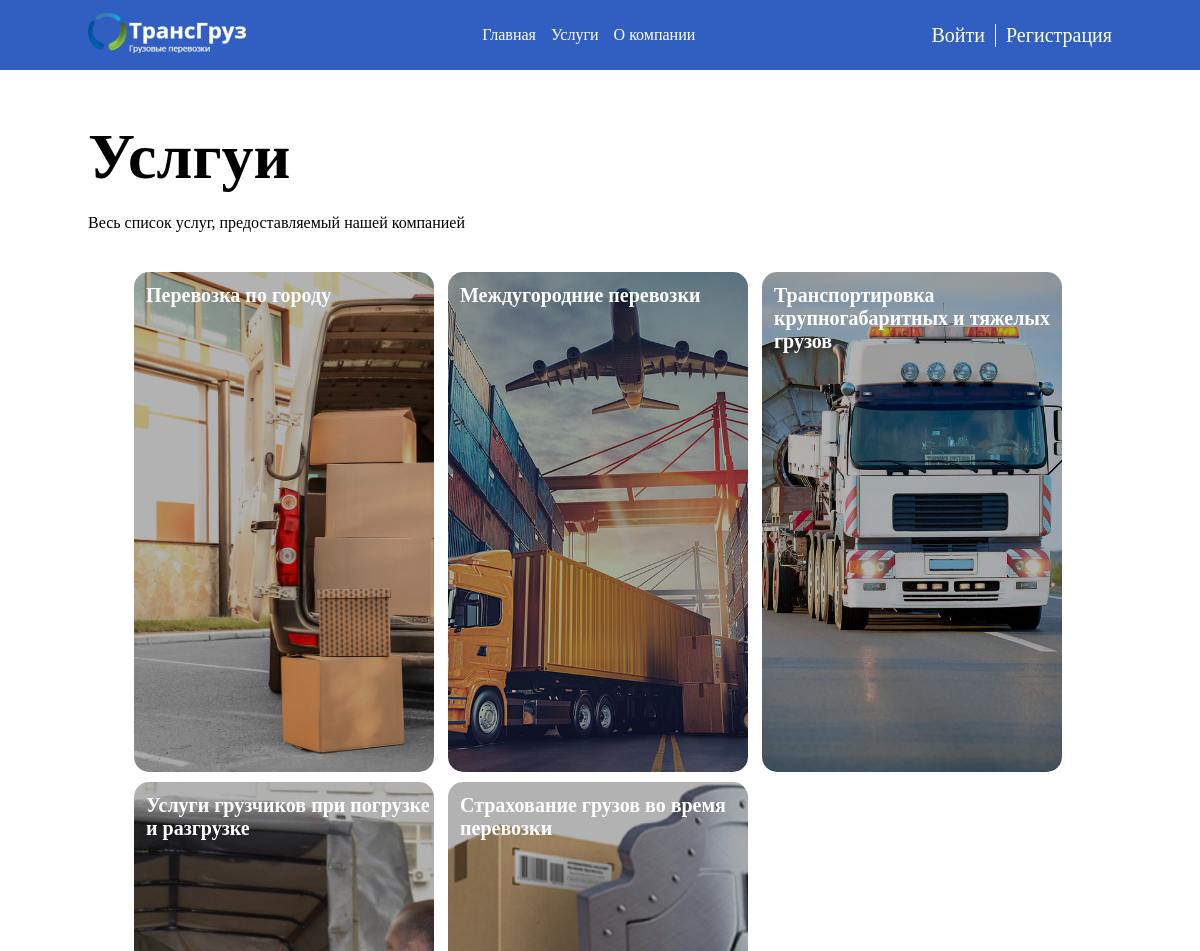
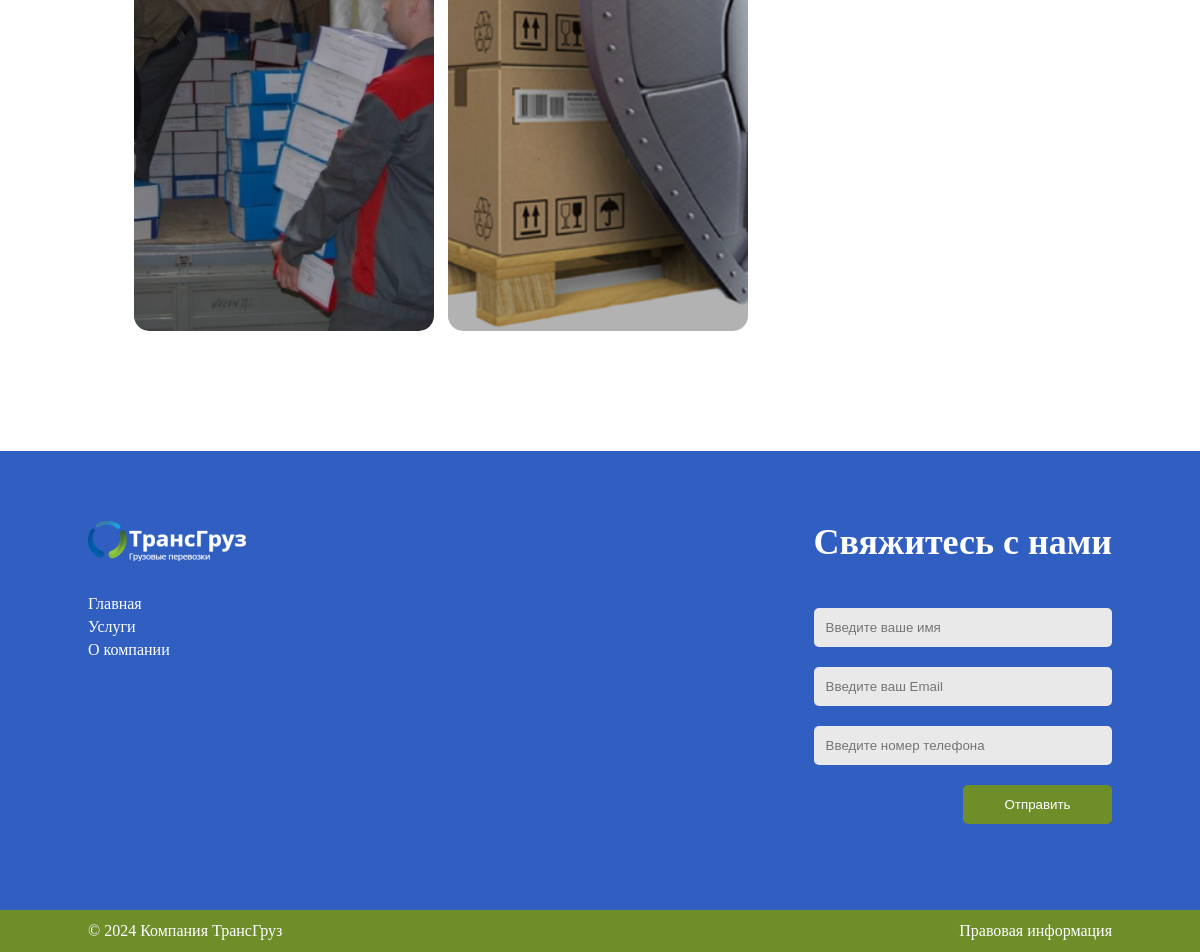
Page /services/ on the committed database (2 pictures, top to bottom).
### transportation/models.py (models this page shows, shortened)
class Menu(models.Model):
    name = models.CharField(max_length=60, verbose_name='Название')
    link = models.CharField(max_length=255, verbose_name='Ссылка')
    class Meta:
        verbose_name = 'Меню'
        verbose_name_plural = 'Меню'

class Cards_orders(models.Model):
    title = models.CharField(max_length=255, verbose_name='Название')
    short_description = models.CharField(max_length=255, blank=True, verbose_name='Краткое описание')
    full_description = models.TextField(blank=True, verbose_name='Полное описание')
    image_card = models.ImageField(upload_to='transporations/images/', verbose_name='Изображение')
    slug = models.SlugField(max_length=255, db_index=True, unique=True)
    class Meta:
        verbose_name = 'Карточка закоза'
        verbose_name_plural = 'Карточки закозов'
    def get_absolute_url(self):
        return reverse('service', kwargs={'name': self.slug})

### transportation/views.py (the view)
# urls.py: path('services/', views.services, name='services'),
def services(request):
    card_items = Cards_orders.objects.all()
    data = {
        'title': 'Услуги',
        'card_items': card_items,
        'menu_items': menu_items,
        'page_des': pages[0],
        'dt': dt
    }
    return render(request, "transportations/services.html", context=data)

### transportation/templates/transportations/services.html (shortened to what this page needs)
{% extends 'base.html' %}
{% load static %}
{% block services-path %}
    <div class="main-page-wrapper">
        <div class="centring">
            {% include 'include/description-page.html' %}
            <div class="grid-list-card">
                {% for i in card_items %}
                    <div class="card">
                        <a href="{{ i.get_absolute_url }}" class="link-card">
                            <div class="media-card">
                                <h3 class="title-card">{{ i.title }}</h3>
                                <img src="{{ i.image_card.url }}" alt="" class="image-card">
                            </div>
                        </a>
                    </div>
                {% endfor %}
            </div>
        </div>
    </div>
{% endblock %}

### templates/base.html (shortened to what this page needs)
{% load static %}
<!DOCTYPE html>
<html lang="ru">
<head>
    <link rel="stylesheet" href="{% static 'transporations/style/index.css' %}">
    <link rel="stylesheet" href="{% static 'transporations/style/service.css' %}">
    <link rel="stylesheet" href="{% static 'transporations/style/company.css' %}">
    <link rel="stylesheet" href="{% static 'transporations/style/services.css' %}">
</head>
<body>
    <header class="header">
        <div class="top-header-wrapper">
            <div class="centring">
                <div class="top-header">
                    <div class="logo">
                        <a href="{% url 'home' %}"><img src="{% static 'transporations/images/logoza 1.png' %}"
                                                     alt="logo"></a>
                    </div>
                    <nav class="menu">
                        <ul class="list-menu">
                            {% for i in menu_items %}
                                <li class="list-item-menu">
                                    <a href="{% url i.link %}" class="link-menu">{{ i.name }}</a>
                                </li>
                            {% endfor %}
                        </ul>
                    </nav>
                    <div class="users-block">
                        {% if user.is_authenticated %}
                            {% if user.is_superuser %}
                                <a href="{% url 'admin:index' %}">{{ user.username }}</a>
                            {% else %}
                                <a href="{% url 'users:profile' %}">{{ user.username }}</a>
                            {% endif %}
                            <a href="{% url 'users:logout_user' %}">Выйти</a>
                        {% else %}
                            <a href="{% url 'users:login_user' %}">Войти</a>
                            <a href="{% url 'users:register_user' %}">Регистрация</a>
                        {% endif %}
                    </div>
                </div>
            </div>
        </div>
    </header>
    {% block services-path %}
    {% endblock %}
    <footer class="footer">
        <div class="footer-top-wrapper">
            <div class="centring">
                <div class="footer-top">
                    <div class="footer-left">
                        <div class="logo-footer">
                            <a href="{% url 'home' %}"><img src="{% static 'transporations/images/logoza 1.png' %}" alt="logo"></a>
                        </div>
                        <ul class="list-menu-footer">
                            {% for i in menu_items %}
                                <li class="item-list-menu">
                                    <a href="{% url i.link %}" class="link-menu">{{ i.name }}</a>
                                </li>
                            {% endfor %}
                        </ul>
                    </div>
                    <div class="footer-right">
                        <h3 class="title-block-form">Свяжитесь с нами</h3>
                        <div class="block-form" id="contact-form">
                            <form action="/success/" id="form" method="POST">
                                <input type="text" placeholder="Введите ваше имя" name="name">
                                <input type="email" placeholder="Введите ваш Email" name="email">
                                <input type="tel" placeholder="Введите номер телефона" name="tel">
                                <button type="submit">Отправить</button>
                            </form>
                        </div>
                    </div>
                </div>
            </div>
        </div>
        <div class="footer-bottom-wrapper">
            <div class="centring">
                <div class="footer-bottom">
                    <div class="company">© {{ dt.year }} Компания ТрансГруз</div>
                    <a href="{% url 'company' %}" class="info">Правовая информация</a>
                </div>
            </div>
        </div>
    </footer>
</body>
</html>

### transportation/static/transporations/style/index.css (style rules this page uses)
* { margin: 0; padding: 0; box-sizing: border-box; }
:root { --blue: #315FC1; --green: #6E8E2A; --white: #fff; --black: #000; --light-gray: #D9D9D9; --gray: #E9E9E9; --fz-title-parth: 4rem; --fz-very-big: 3rem; --fz-big: 2.25rem; --fz-normal: 1rem; --fw-regular: 400; --fw-bold: 700; }
html { height: 100%; }
body { display: grid; grid-template-rows: auto 1fr auto; height: 100%; }
a { color: inherit; text-decoration: none; }
button { cursor: pointer; }
input, button, textarea { border: none; outline: none; background: none; }
ul { list-style: none; }
.centring { max-width: 1274px; width: 100%; height: 100%; margin: 0 auto; }
.top-header-wrapper { background-color: var(--blue); padding: 13px 0; position: fixed; top: 0; left: 0; width: 100%; z-index: 1000; }
.top-header { display: flex; justify-content: space-between; align-items: center; color: var(--white); }
.list-menu { display: grid; grid-auto-flow: column; grid-gap: 15px; }
.card { position: relative; }
.link-card img { border-radius: 15px; transition: 0.3s; }
.title-card, .text-block-card { position: absolute; z-index: 2; }
.title-card { color: var(--white); font-size: 1.25rem; font-weight: var(--fw-bold); left: 12px; top: 12px; width: 100%; }
.media-card { max-width: 300px; width: 100%; height: 500px; overflow: hidden; border-radius: 15px; position: relative; }
.media-card img { width: 100%; height: 100%; object-fit: cover; }
.media-card::after { content: ""; position: absolute; top: 0; left: 0; width: 100%; height: 100%; background: rgba(0, 0, 0, 0.3); z-index: 1; }
.footer { background: var(--blue); margin-top: 120px; color: var(--white); padding-top: 70px; }
.footer-top { display: flex; justify-content: space-between; }
.list-menu-footer { margin-top: 30px; }
.item-list-menu:not(:first-child) { margin-top: 5px; }
.footer-right { max-width: 363px; }
.title-block-form { text-align: right; font-size: var(--fz-big); font-weight: var(--fw-bold); }
.block-form form { display: flex; flex-direction: column; align-items: end; margin-top: 25px; }
.block-form input { padding: 12px; background: var(--gray); border-radius: 5px; width: 100%; }
.block-form input:not(:first-child) { margin-top: 20px; }
.block-form button { padding: 12px 32px; color: var(--white); background: var(--green); margin-top: 20px; width: 9.3125rem; border-radius: 5px; }
.footer-bottom-wrapper { margin-top: 86px; background: var(--green); }
.footer-bottom { display: flex; justify-content: space-between; padding: 12px 0; }
.users-block { display: flex; }
.users-block a { font-size: 20px; }
.users-block a:first-child { padding-right: 10px; border-right: 1px solid #fff; }
.users-block a:last-child { padding-left: 10px; }
@media screen and (max-width: 1300px) { .centring { max-width: 1024px; } }

### transportation/static/transporations/style/services.css (style rules this page uses)
.main-page-wrapper { margin-top: 120px; }
.grid-list-card { display: grid; grid-template-columns: repeat(4, 1fr); grid-row-gap: 10px; margin-top: 40px; justify-content: center; }
@media screen and (max-width: 1300px) { .grid-list-card { grid-template-columns: repeat(3, 304px); grid-gap: 10px; } }

### rows in the picture
Menu: name "Главная"
Menu: name "Услуги"
Menu: name "О компании"
Cards_orders: title "Перевозка по городу", image_card (picture)
Cards_orders: title "Междугородние перевозки", image_card (picture)
Cards_orders: title "Транспортировка крупногабаритных и тяжелых грузов", image_card (picture)
Cards_orders: title "Услуги грузчиков при погрузке и разгрузке", image_card (picture)
Cards_orders: title "Страхование грузов во время перевозки", image_card (picture)

### other values in the picture
{{ page_des.title }} "Услгуи"
{{ page_des.description }} "Весь список услуг, предоставляемый нашей компанией"
{{ dt.year }} "2024"
